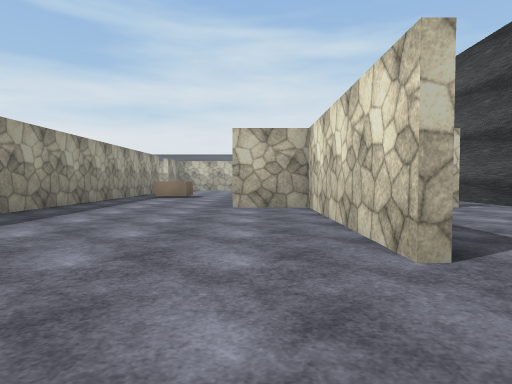
View 1 (above)

17 first-person views from a walk through a Unity game level. The camera is 1.2 m above the floor, tilts 2° down and sees 75° across. The floor is counted in squares, 2 m on a side. Each view is taken from the middle of a square. On the plan, view 1 faces up. The plan holds only what a view shows up to about 10 squares ahead; the rest is blank. The place goes on beyond the plan. The player character is not drawn. Some surface patterns are stand-ins.

View 2
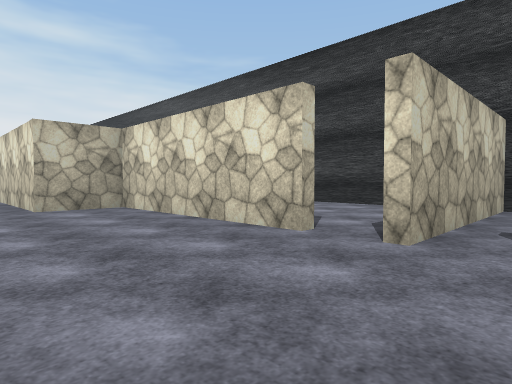

View 3
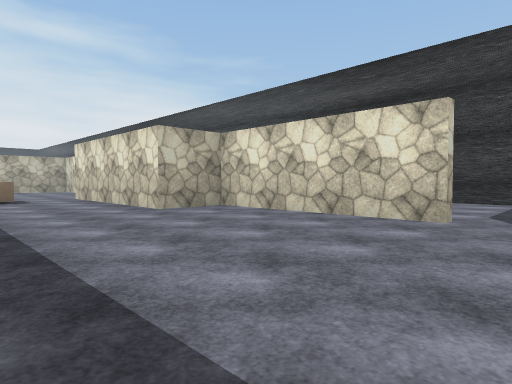

View 4
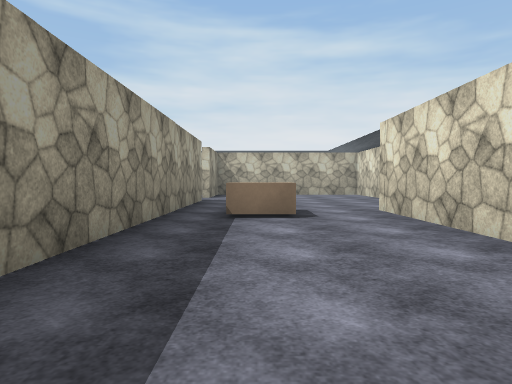

View 5
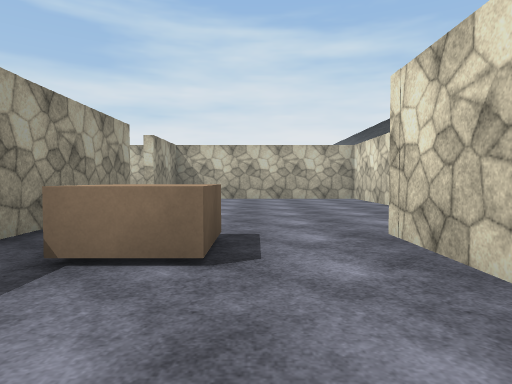

View 6
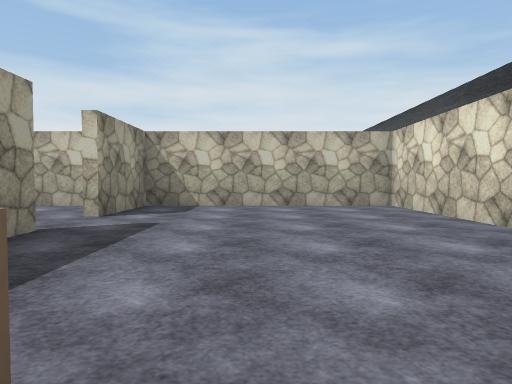

View 7
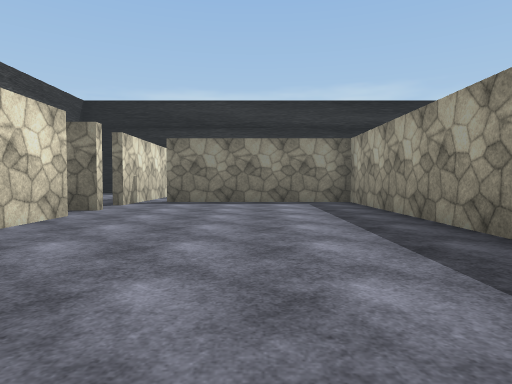

View 8
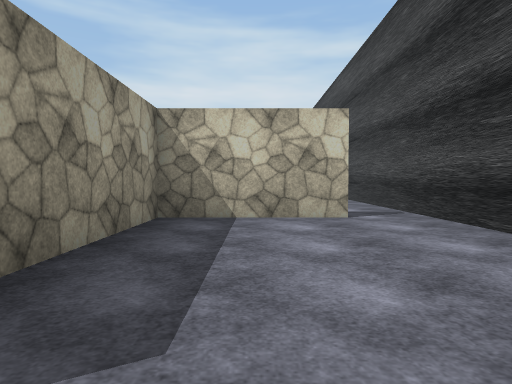

View 9
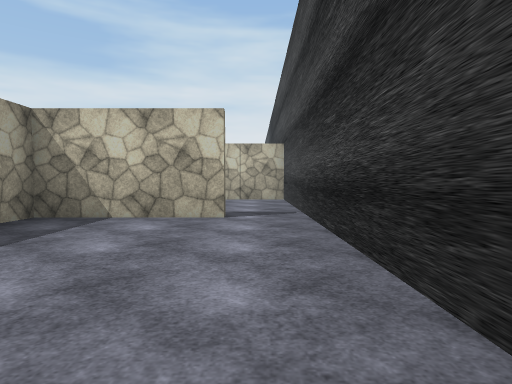

View 10
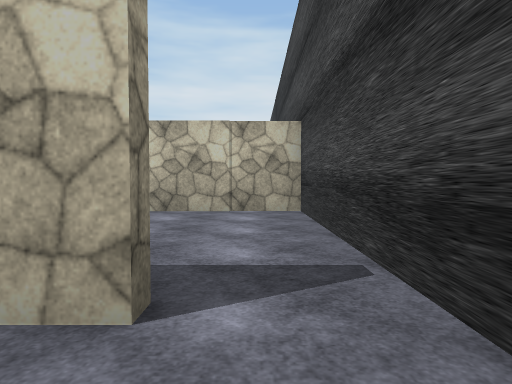

View 11
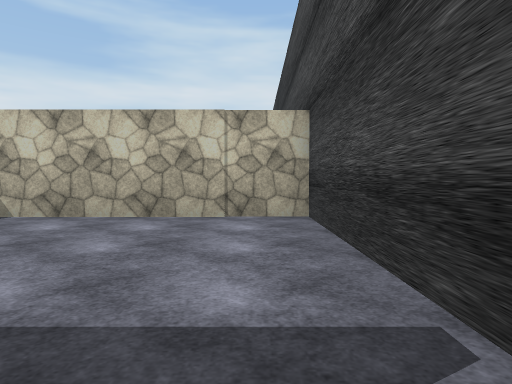

View 12
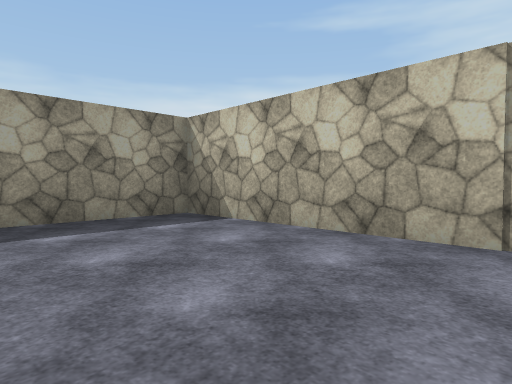

View 13
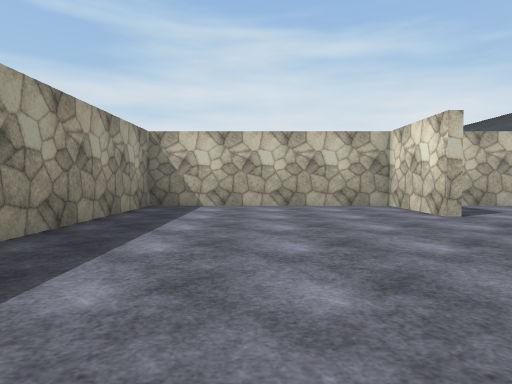

View 14
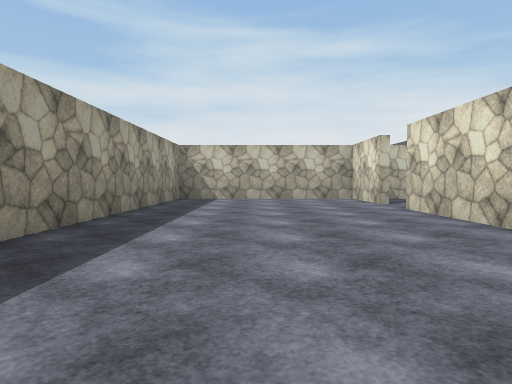

View 15
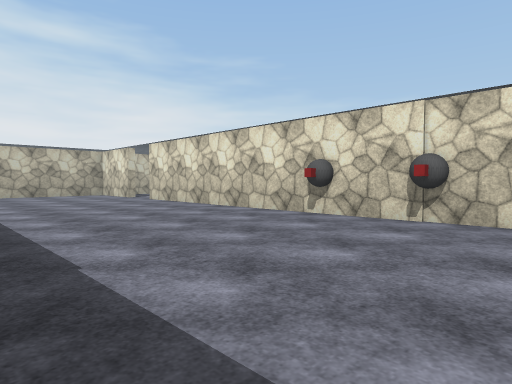

View 16
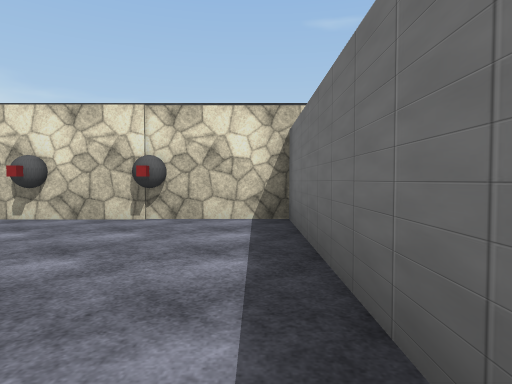

View 17
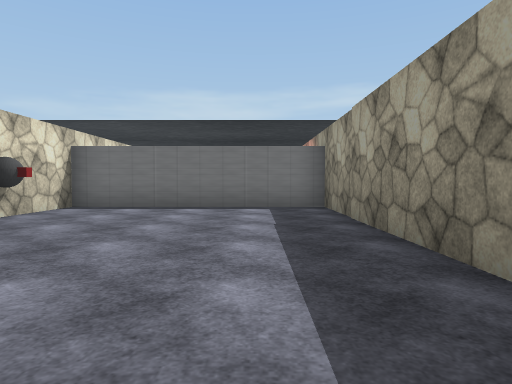

### Floor plan
Ten units are one square. View 1 is at (0, 0); x grows to the right and y downward. Boxes are objects, and circles mark ways between rooms. Rooms are numbered by the first view taken in them; rooms with no view inside come last. Other rooms are left out.
<svg viewBox="-110 -204 174 224">
<path fill="none" stroke="#000" d="M-46 -75 -46 12 5 12M12 -24 12 -74 -5 -74 -5 -128M-46 -160 -46 -94M12 -161 12 -199 -46 -199 -46 -175M12 15 12 0M59 -12 11 -12M11 -14 18 -14M59 -22 59 -76M45 -74 14 -74 14 -40M59 -76 59 -125 -3 -125 -3 -96M-49 -94 -49 -160M-49 -175 -49 -199 -105 -199 -105 -55 -49 -55 -49 -76"/>
<rect x="-55" y="-85" width="10" height="10" fill="#bbb"><title>other object</title></rect>
<rect x="-55" y="-95" width="10" height="10" fill="#bbb"><title>other object</title></rect>
<circle cx="10" cy="-20" r="3" fill="#2a7"/>
<circle cx="-50" cy="-165" r="3" fill="#2a7"/>
<circle cx="50" cy="-80" r="3" fill="#2a7"/>
<text x="-20" y="-90">1</text>
<text x="30" y="-40">2</text>
<text x="30" y="-100">3</text>
<text x="-80" y="-130">4</text>
</svg>
Room 1 opens to room 2. Room 1 opens to room 4. Room 2 opens to room 3.

Where each view was taken, in squares from view 1:
view 1: 0 up, 0 right, facing up
view 2: 0 up, 2 left, facing up-right
view 3: 1 up, 4 left, facing up-right
view 4: 6 up, 3 left, facing up
view 5: 9 up, 2 left, facing up
view 6: 12 up, 2 left, facing up
view 7: 8 up, 2 left, facing down
view 8: 2 up, 3 right, facing up
view 9: 2 up, 5 right, facing up
view 10: 6 up, 5 right, facing up
view 11: 7 up, 5 right, facing up
view 12: 9 up, 5 right, facing up-left
view 13: 12 up, 8 left, facing up
view 14: 9 up, 8 left, facing up
view 15: 6 up, 10 left, facing up-right
view 16: 6 up, 10 left, facing right
view 17: 13 up, 9 left, facing down
